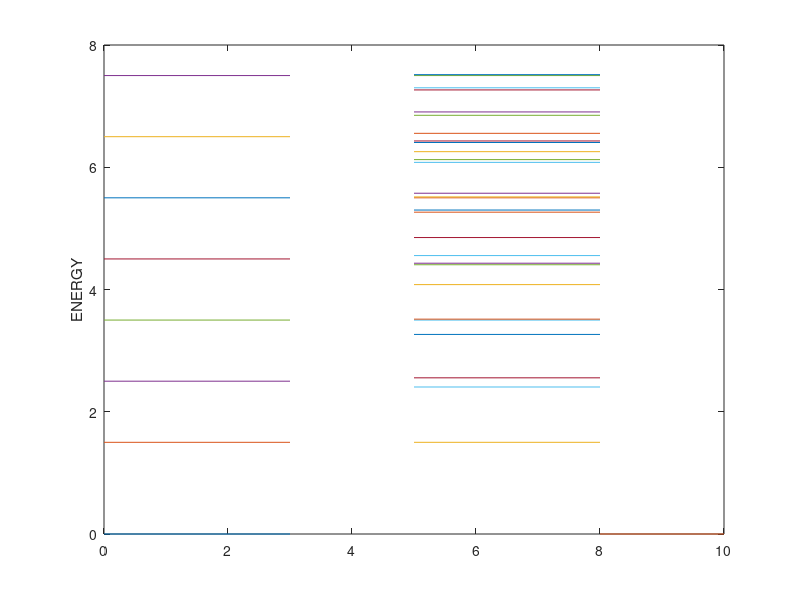

Write the MATLAB code that produced this figure.
x1=0:3;
plot(x1,0.*ones(size(x1)))
 C=-0.1;
D=-0.0225;
x2=(5:8);  
 hold on
ylabel('ENERGY')

for N=0:1:6
   E1=N+1.5;
    plot(x1,E1.*ones(size(x1)))
    hold on
     if mod(N,2)==0
            
    E7=(N+1.5)
   
  plot(x2,(E7).*ones(size(x2)))
  
     
        
     end 
        end   

for i=0:6

    if mod(N,2)==0
       for l=i:-2:1
       E2=(i+1.5)+D.*l.*(l+1)
        E3=E2+C.*(0.5.*l)
        E4=E2-C.*(l+1).*0.5
        
        plot(x2,E3.*ones(size(x2)))
        hold on
        plot(x2,E4.*ones(size(x2)))
        hold on
       end
    
        else 
        for l=i:-2:0
        
        E5=E2+C.*(0.5.*l)
        E6=E5-C.*(l+1).*0.5
        plot(x2,E5.*ones(size(x2)))
        hold on
        plot(x2,E6.*ones(size(x2)))
       hold on
       end
        
    end
end
x3=8:10;
    
plot(x3,0.*ones(size(x3)))